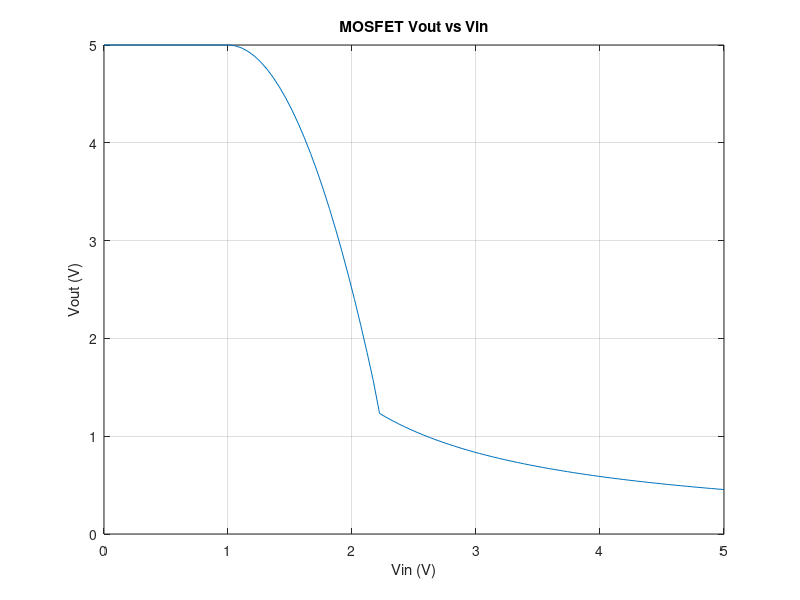

MATLAB code to generate this figure:
%%Eric Morse CM2084
%%CS250 HW5 Problem 2
close all
clear variables;
Rd = 10000;
K = 250*10^(-6);
Vin = linspace(0, 5);
for i=1:length(Vin)
    if Vin(i)<=1
        Vo(i)=5;
    elseif ((Vin(i)>1)&&(Vin(i)<2.22))
        Id1(i)=K*(Vin(i)-1)^2;
        Vo(i)=5-Rd*Id1(i);
    elseif (Vin(i)>=2.22)
        Ron(i)=1/(K*(Vin(i)-1));
        Vo(i)=(5*Ron(i))/(Ron(i)+Rd);
    end
end
plot(Vin,Vo);
grid on;
xlabel('Vin (V)');
ylabel('Vout (V)');
title('MOSFET Vout vs Vin');
